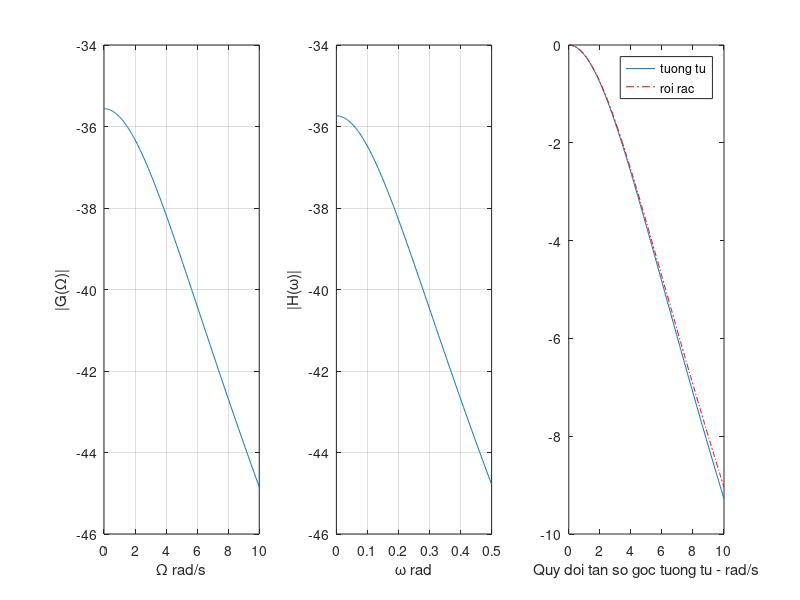

Reproduce this figure in MATLAB.
clear;clc;close all;
% bo loc tuong tu
% G(p)=1/(p+5)(p+12)
% G(p)=1/p2 +17p+60
b1=[1];a1=[1 17 60];
Omega=linspace(0,10,256); %rad/s
G=freqs(b1,a1,Omega);
subplot(131);
%plot(Omega,abs(G));
plot(Omega,20*log10(abs(G)));
xlabel('\Omega rad/s');ylabel('|G(\Omega)|');grid on;
%% Bo loc roi rac
b2=[0 .00164];
a2=[1 -1.327 .4274];
Ts=.05;
omega=Omega*Ts;
H=freqz(b2,a2,omega);
subplot(132);
plot(omega,20*log10(abs(H)));
xlabel('\omega rad');ylabel('|H(\omega)|');
grid on;
subplot(133);
plot(Omega,20*log10(abs(G)/abs(G(1))),omega/Ts,20*log10(abs(H)/abs(H(1))),'r-.');
legend('tuong tu','roi rac');
xlabel('Quy doi tan so goc tuong tu - rad/s');
 
